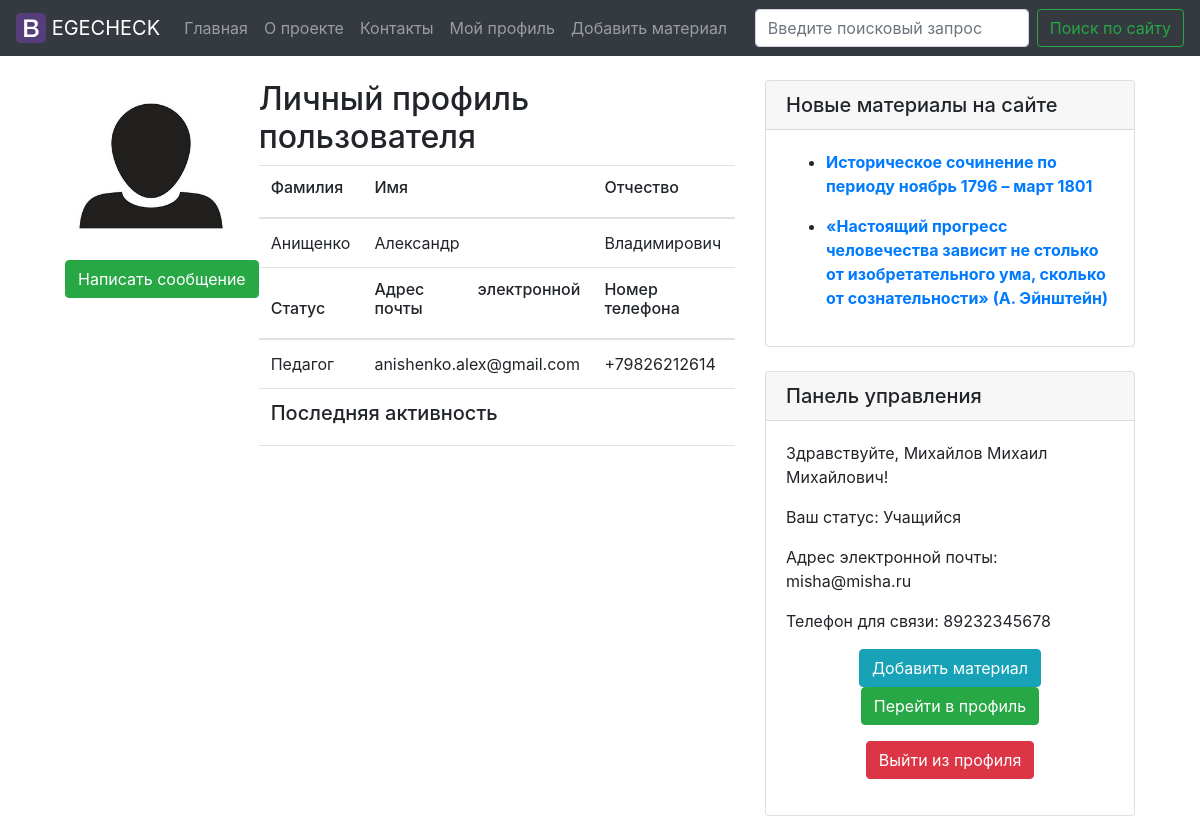
The page /profile/aleksandranischenko0 (signed in) on the database as committed earlier.
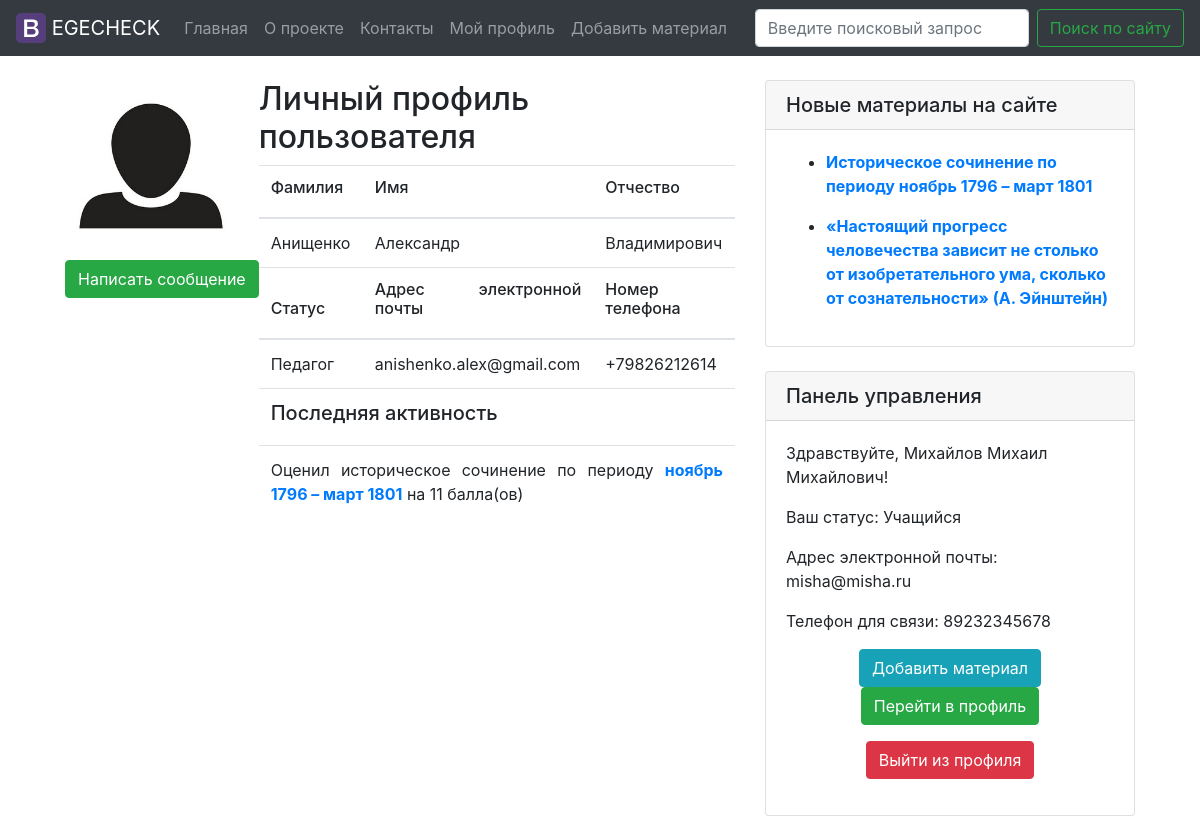
The same page on the database as committed later.
### models.py (models this page shows)
class Users(Model, UserMixin):
    class Meta:
        database = db
        table_name = "users"
    name = CharField()
    surname = CharField()
    middle_name = CharField()
    nickname = CharField()
    status = CharField()
    email = CharField(unique=True)
    password = CharField()
    phone_number = CharField()

class Posts(Model):
    class Meta:
        database = db
        table_name = "posts"
    title = CharField()
    category = CharField()
    content = TextField()
    author = ForeignKeyField(Users, backref='posts_author')
    create_date = DateTimeField()
    is_published = BooleanField(default=True)

class CommentsH(Model):
    class Meta:
        database = db
        table_name = "comments_h"
    k1h_grade = IntegerField()
    k1h = CharField()
    k2h_grade = IntegerField()
    k2h = CharField()
    k3h_grade = IntegerField()
    k3h = CharField()
    k4h_grade = IntegerField()
    k4h = CharField()
    k5h_grade = IntegerField()
    k5h = CharField()
    k6h_grade = IntegerField()
    k6h = CharField()
    k7h_grade = IntegerField()
    k7h = CharField()
    total = IntegerField()
    date = DateTimeField()
    author = ForeignKeyField(Users, backref='history_comments')
    category = CharField(default='История')
    post_id = ForeignKeyField(Posts, backref='post_id_h')

### routes.py (the view)
@app.route('/profile/<nickname>', methods=['GET', 'POST'])
@login_required
def profile(nickname):
    user_surname = ''
    user_id = 0
    student_post_count = 0
    all_count = 0
    user_middle_name = ''
    user_name = ''
    user_nickname = ''
    user_status = ''
    user_email = ''
    user_phone = ''
    student_post_list = ''
    expert_comments_h = ''
    expert_comments_s = ''
    g.user = current_user.get_id()
    all_users = Users.select().where(Users.nickname == nickname)
    form = MessageForm()
    for p_user in all_users:
        user_id = p_user.id
        user_name = p_user.name
        user_surname = p_user.surname
        user_middle_name = p_user.middle_name
        user_nickname = p_user.nickname
        user_status = p_user.status
        user_email = p_user.email
        user_phone = p_user.phone_number
    notification_list = Notification.select().join(Users, on=Notification.recipient).where(
        Notification.recipient == g.user).order_by(Notification.date.desc())
    notification_count = Notification.select().join(Users, on=Notification.recipient).where(
        Notification.recipient == g.user).count()
    message_list = Messages.select().join(Users, on=Messages.recipient).where(
        Messages.recipient == g.user).order_by(Messages.date.desc())
    message_count = Messages.select().join(Users, on=Messages.recipient).where(
        Messages.recipient == g.user).count()
    for student in all_users:
        if student.status == 'Учащийся':
            student_post_list = Posts.select().join(Users).where(Users.nickname == nickname)
            student_post_count = Posts.select().join(Users).where(Users.nickname == nickname).count()
    for expert in all_users:
        if expert.status == 'Педагог' or expert.status == 'Эксперт' or expert.status == 'Репетитор':
            expert_comments_h = CommentsH.select().join(Posts).where(CommentsH.post_id == Posts.id)
            expert_comments_s = CommentsS.select().join(Posts).where(CommentsS.post_id == Posts.id)
            expert_comments_h_count = CommentsH.select().join(Posts).where(CommentsH.post_id == Posts.id).count()
            expert_comments_s_count = CommentsS.select().join(Posts).where(CommentsS.post_id == Posts.id).count()
            all_count = expert_comments_h_count + expert_comments_s_count
    if request.method == "POST" and form.validate_on_submit():
        theme = form.theme.data
        message = form.message.data
        Messages.create(theme=theme, message=message, sender=g.user, recipient=user_id,
                        date=datetime.today())
        return redirect(request.url)
    if user_id == g.user:
        return render_template('my_profile.html', user_surname=user_surname,
                               user_middle_name=user_middle_name, user_name=user_name, user_nickname=user_nickname,
                               user_status=user_status, user_email=user_email, user_phone=user_phone,
                               notification_list=notification_list, student_post_list=student_post_list,
                               expert_comments_h=expert_comments_h, expert_comments_s=expert_comments_s,
                               message_list=message_list, message_count=message_count,
                               notification_count=notification_count, student_post_count=student_post_count,
                               all_count=all_count)
    else:
        return render_template('user.html', user_surname=user_surname,
                               user_middle_name=user_middle_name, user_name=user_name, user_nickname=user_nickname,
                               user_status=user_status, user_email=user_email, user_phone=user_phone,
                               notification_list=notification_list, student_post_list=student_post_list,
                               expert_comments_h=expert_comments_h, expert_comments_s=expert_comments_s, form=form)

### forms.py
class MessageForm(FlaskForm):
    theme = StringField('Тема сообщения', validators=[Required()])
    message = TextAreaField('Текст сообщения')
    submit = SubmitField('Отправить сообщение')

### app.py (called while the page is built)
@login_manager.user_loader
def load_user(user_id):
    return Users.get(Users.id == user_id)

@app.context_processor
def sidebar():
    last_posts = Posts.select().order_by(Posts.create_date.desc()).limit(5)
    return dict(last_posts=last_posts)

@app.context_processor
def need_info():
    u_status = ''
    u_id = 0
    u_name = ''
    u_surname = ''
    u_middle_name = ''
    u_nickname = ''
    g.user = current_user.get_id()
    user_info = Users.select().where(Users.id == g.user)
    for now_user in user_info:
        u_status = now_user.status
        u_id = now_user.id
    all_users = Users.select()
    for i in all_users:
        u_name = i.name
        u_surname = i.surname
        u_middle_name = i.middle_name
        u_nickname = i.nickname
    return dict(u_status=u_status, u_id=u_id, all_users=all_users, u_name=u_name, u_surname=u_surname,
                u_middle_name=u_middle_name, u_nickname=u_nickname)

### templates/user.html (shortened to what this page needs)
{% extends "base.html" %}
{% import 'bootstrap/wtf.html' as wtf %}
{% block content %}
<div class="container-fluid">
  <div class="row align-items-start justify-content-center">
  <div class="col-7">
    <div class="media">
  <figure class="figure">
  <img src="{{ url_for('static', filename='user_icon.jpg') }}" class="figure-img img-fluid rounded" width="172" height="172" alt="A generic square placeholder image with rounded corners in a figure.">
  <figcaption class="figure-caption text-center"><button type="button" class="btn btn-success" data-toggle="modal" data-target="#MessageForm">Написать сообщение</button></figcaption>
</figure>
  <div class="media-body">
    <h2 class="mt-0">Личный профиль пользователя</h2>
    <table class="table table-borderless text-justify">
        <thead>
    <tr>
      <th scope="col"><h6>Фамилия</h6></th>
      <th scope="col"><h6>Имя</h6></th>
      <th scope="col"><h6>Отчество</h6></th>
    </tr>
    <tr>
      <td>{{user_surname}}</td>
      <td>{{user_name}}</td>
      <td>{{user_middle_name}}</td>
    </tr>
    <tr>
      <th scope="col"><h6>Статус</h6></th>
      <th scope="col"><h6>Адрес электронной почты</h6></th>
      <th scope="col"><h6>Номер телефона</h6></th>
    </tr>
  </thead>
  <tbody>
    <tr>
      <td>{{user_status}}</td>
      <td>{{user_email}}</td>
      <td>{{user_phone}}</td>
    </tr>
    <tr>
        <th colspan="6"><h5>Последняя активность</h5></th>
    </tr>
    <tr>
        <td colspan="6">
     {% for expert_comments in expert_comments_h %}
     <p>Оценил историческое сочинение по периоду <a class="alert-link" href="{{ url_for('post', id=expert_comments.post_id.id)}}">{{ expert_comments.post_id.title}}</a> на {{expert_comments.total}} балла(ов)</p>
     {% endfor %}
        </td>
    </tr>
</tbody>
    </table>
  </div>
</div>
  </div>
{% endblock %}

### templates/base.html (shortened to what this page needs)
<!DOCTYPE html>
<html lang="ru">
<head>
  <link rel="stylesheet" href="https://maxcdn.bootstrapcdn.com/bootstrap/4.0.0/css/bootstrap.min.css">
  <link href="https://maxcdn.bootstrapcdn.com/font-awesome/4.3.0/css/font-awesome.min.css" rel="stylesheet">
</head>
<body>
<nav class="navbar sticky-top navbar-expand-lg navbar-dark bg-dark">
  <a class="navbar-brand" href="{{url_for('index')}}">
    <img src="{{ url_for('static', filename='bootstrap-solid.svg') }}" width="30" height="30" class="d-inline-block align-top" alt="">
    EGECHECK
  </a>
  <div class="collapse navbar-collapse" id="navbarSupportedContent">
    <ul class="navbar-nav mr-auto">
      {% if current_user.is_authenticated %}
      <li class="nav-item">
        <a class="nav-link" href="{{url_for('index')}}">Главная</a>
      </li>
      <li class="nav-item">
        <a class="nav-link" href="{{url_for('about')}}">О проекте</a>
      </li>
      <li class="nav-item">
        <a class="nav-link" href="{{url_for('contacts')}}">Контакты</a>
      </li>
      <li class="nav-item">
        <a class="nav-link" href="{{url_for('profile', nickname=current_user.nickname)}}">Мой профиль</a>
      </li>
      {% if current_user.is_authenticated and u_status == 'Учащийся' %}
      <li class="nav-item">
        <a class="nav-link" href="{{url_for('add')}}">Добавить материал</a>
      </li>
      {% endif %}
      {% endif %}
    </ul>
    <form class="form-inline my-2 my-lg-0">
      <input class="form-control mr-sm-2" type="search" placeholder="Введите поисковый запрос" aria-label="Search">
      <button class="btn btn-outline-success my-2 my-sm-0" type="submit">Поиск по сайту</button>
    </form>
  </div>
</nav>
<br/>
  {% block content %} {% endblock %}
  <div class="col-4">
    <div class="card">
  <h5 class="card-header">Новые материалы на сайте</h5>
  <div class="card-body">
    {% for posts in last_posts %}
    <ul>
    {% if posts.category == 'История' %}
    <li><a class="alert-link" href="{{ url_for('post', id=posts.id)}}"><p>Историческое сочинение по периоду {{ posts. title }}</p></a></li>
    {% else %}
    <li><a class="alert-link" href="{{ url_for('post', id=posts.id)}}"><p>{{ posts.title }}</p></a></li>
    {% endif %}
  </ul>
    {% endfor %}
  </div>
</div>
<div class="card">
  <h5 class="card-header">Панель управления</h5>
  {% if current_user.is_authenticated %}
  <div class="card-body">
<p>Здравствуйте, {{ current_user.surname }} {{ current_user.name }} {{ current_user.middle_name }}!</p>
<p>Ваш статус: {{ current_user.status }}</p>
<p>Адрес электронной почты: {{ current_user.email }}</p>
<p>Телефон для связи: {{ current_user.phone_number }}</p>
{% if u_status == 'Учащийся' %}
<p class="text-center"><a class="btn btn-info" href="{{url_for('add')}}">Добавить материал</a>
<a class="btn btn-success" href="{{url_for('profile', nickname=current_user.nickname)}}">Перейти в профиль</a></p>
<p class="text-center"><a class="btn btn-danger" href="{{ url_for('logout') }}">Выйти из профиля</a></p>
{% else %}
<p class="text-center"><a class="btn btn-success" href="{{url_for('profile', nickname=current_user.nickname)}}">Перейти в  мой профиль</a> <a class="btn btn-danger" href="{{ url_for('logout') }}">Выйти из профиля</a></p>
{% endif %}
  </div>
  {% endif %}
</div>
  </div>
</div>
</div>
</body>
</html>

Rows that differ between the two databases and show on the page:
added CommentsH: post_id "ноябрь 1796 – март 1801", total "11"
